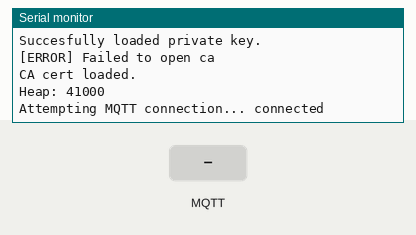
The sketch below on a simulated ESP8266 (NodeMCU). Parts: the last lines printed to the serial monitor. The inputs (shaded band) are chosen by the test bench. WiFi joins after 1.5 s; servers stay silent unless stated; network time is answered at once with the bench clock; the local clock reads 2024-03-15 10:24:30 at power-on unless the sketch sets it; storage starts empty; no MQTT or app messages arrive unless stated.

Above: at 6.7 s.
6.8 s: MQTT message "1" arrives on the first subscribed topic
At 7.6 s:
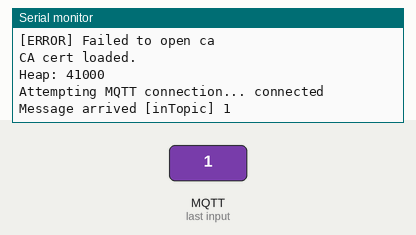
8.3 s: MQTT message "on" arrives on the first subscribed topic
At 8.7 s:
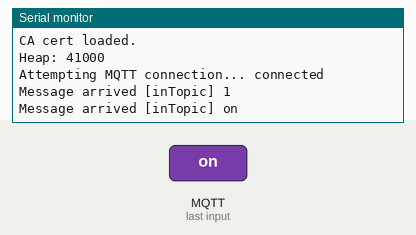
11.3 s: MQTT message "off" arrives on the first subscribed topic
At 12.1 s:
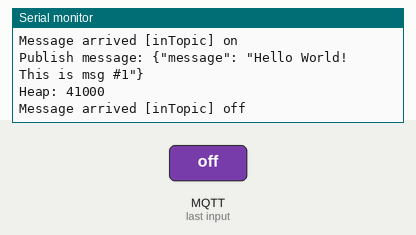

The sketch:

MQTT.ino
```cpp
#include "FS.h"           // Should be part of the core ESP8266 libs
#include <ESP8266WiFi.h>  // Lib: "WiFiESP" by Bruno Portaluri
#include <PubSubClient.h> // Lib: "PubSubClient" by Nick O'Leary
#include <NTPClient.h>    // Lib: "NTPClient" by Fabrice Weinberg
#include <WiFiUdp.h>      // Should be part of the core ESP8266 libs


// Update these with values suitable for your network.
const char* ssid = "codemash";
const char* password = "";

WiFiUDP ntpUDP;
NTPClient timeClient(ntpUDP, "pool.ntp.org");

const char* AWS_endpoint = "______________-ats.iot.us-west-2.amazonaws.com"; //MQTT broker ip


void callback(char* topic, byte* payload, unsigned int length) {
  Serial.print("Message arrived [");
  Serial.print(topic);
  Serial.print("] ");
  for (int i = 0; i < length; i++) {
    Serial.print((char)payload[i]);
  }
  Serial.println();

}


WiFiClientSecure espClient;
PubSubClient client(AWS_endpoint, 8883, callback, espClient); //set  MQTT port number to 8883 as per //standard
long lastMsg = 0;
char msg[50];
int value = 0;

void setupWifi() {
  delay(10);
  // We start by connecting to a WiFi network
  espClient.setBufferSizes(512, 512);
  Serial.println();
  Serial.print("Connecting to ");
  Serial.println(ssid);

  WiFi.begin(ssid, password);

  while (WiFi.status() != WL_CONNECTED) {
    delay(500);
    Serial.print(".");
  }

  Serial.println("");
  Serial.println("WiFi connected");
  Serial.println("IP address: ");
  Serial.println(WiFi.localIP());

  timeClient.begin();
  while(!timeClient.update()){
    timeClient.forceUpdate();
  }

  espClient.setX509Time(timeClient.getEpochTime());
}


void reconnect() {
  // Loop until we're reconnected
  while (!client.connected()) {
    Serial.print("Attempting MQTT connection... ");
    // Attempt to connect
    if (client.connect("8c:aa:b5:c5:b9:d8")) {
      Serial.println("connected");
      // Once connected, publish an announcement...
      client.publish("outTopic", "hello world");
      // ... and resubscribe
      client.subscribe("inTopic");
    } else {
      Serial.print("failed, rc=");
      Serial.print(client.state());
      Serial.println(" try again in 5 seconds");

      char buf[256];
      espClient.getLastSSLError(buf,256);
      Serial.print("WiFiClientSecure SSL error: ");
      Serial.println(buf);

      // Wait 5 seconds before retrying
      delay(5000);
    }
  }
}

void setup() {
  Serial.begin(115200);
  Serial.setDebugOutput(true);
  setupWifi();
  delay(1000);
  if (!SPIFFS.begin()) {
    Serial.println("Failed to mount file system");
    return;
  }

  Serial.print("Heap: "); Serial.println(ESP.getFreeHeap());

  // Load certificate file
  File cert = SPIFFS.open("/________-certificate.pem.crt", "r"); // TODO: replace with your uploaded file name
  if (!cert) {
    Serial.println("[ERROR] Failed to open cert file");
  }
  else Serial.println("Successfully opened cert file");

  delay(1000);

  if (espClient.loadCertificate(cert))
    Serial.println("Cert loaded to ESP Client.");
  else
    Serial.println("[ERROR] Cert not loaded to ESP Client.");

  // Load private key file
  File private_key = SPIFFS.open("/________-private.pem.key", "r"); // TODO: replace with your uploaded file name
  if (!private_key) {
    Serial.println("[ERROR] Failed to open private cert file");
  } else Serial.println("Successfully opened private cert file");

  delay(1000);

  if (espClient.loadPrivateKey(private_key))
    Serial.println("Succesfully loaded private key.");
  else Serial.println("[ERROR] Private key not loaded");


  // Load CA file
  File ca = SPIFFS.open("/AmazonRootCA1.pem", "r"); // TODO: replace with your uploaded CA file name
  if (!ca) {
    Serial.println("[ERROR] Failed to open ca");
  } else Serial.println("Successfully opened ca");

  delay(1000);

  if(espClient.loadCACert(ca)) Serial.println("CA cert loaded.");
  else Serial.println("[ERROR] Failed to load CA cert.");

  Serial.print("Heap: ");
  Serial.println(ESP.getFreeHeap());
}

void loop() {
  if (!client.connected()) { reconnect(); }
  client.loop();

  long now = millis();
  if (now - lastMsg > 10000) {
    lastMsg = now;
    ++value;
    snprintf (msg, 75, "{\"message\": \"Hello World! This is msg #%ld\"}", value);
    Serial.print("Publish message: ");
    Serial.println(msg);
    client.publish("BrandonOutTopic", msg);
    Serial.print("Heap: "); Serial.println(ESP.getFreeHeap()); //Low heap can cause problems
  }
}
```

Measured:
- after the input at 6.8 s, the serial monitor: prints a new line at once (image 1)
- after the input at 8.3 s, the serial monitor: prints a new line at once (image 2)
- after the input at 11.3 s, the serial monitor: prints a new line at once (image 3)
